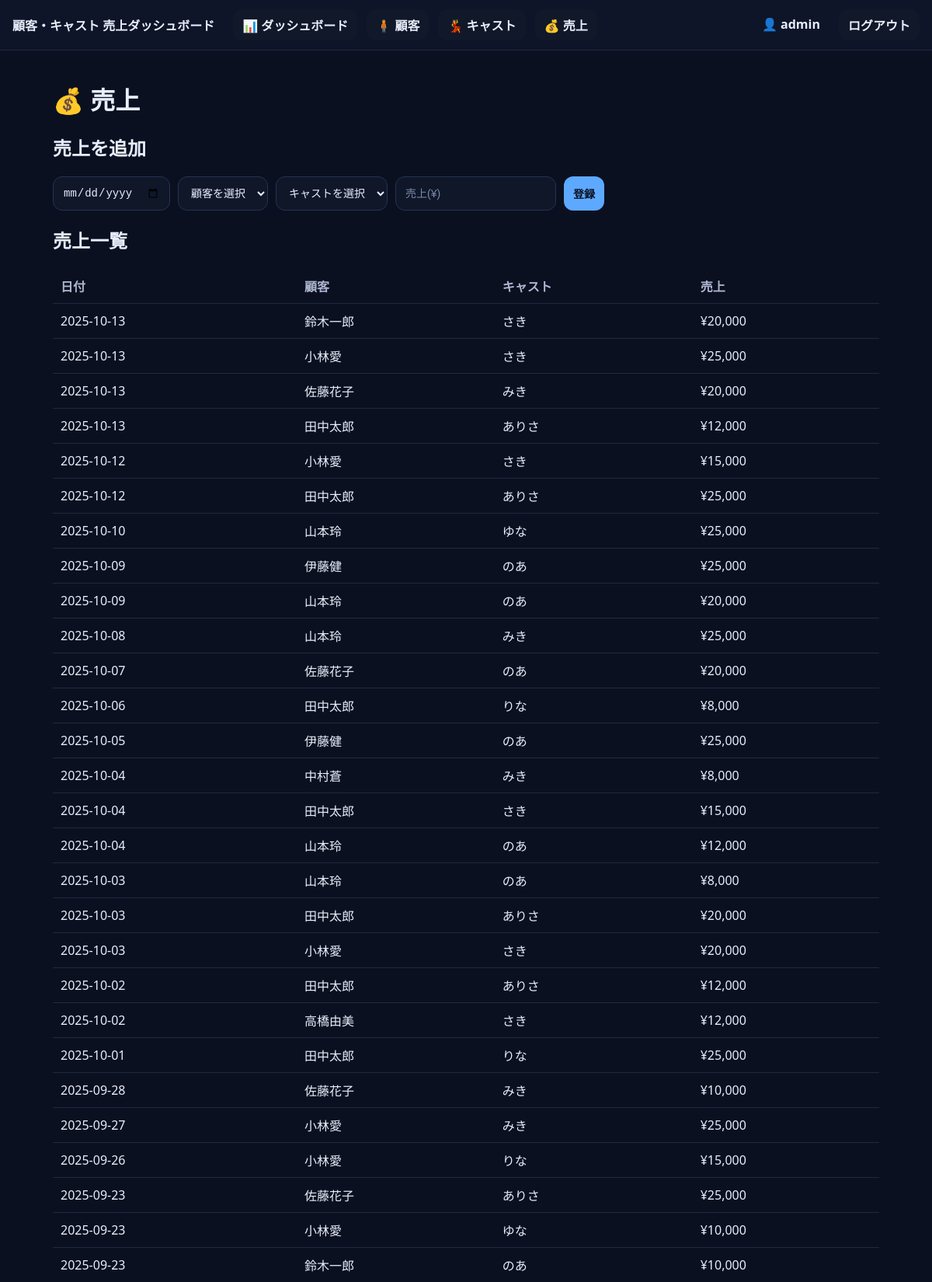
/sales (signed in, upper part), run on the app's committed database.
### tables this page shows
CREATE TABLE sales (id INTEGER PRIMARY KEY AUTOINCREMENT, date TEXT NOT NULL, customer_id INTEGER NOT NULL, cast_id INTEGER NOT NULL, amount INTEGER NOT NULL, FOREIGN KEY (customer_id) REFERENCES customers(id) ON DELETE CASCADE, FOREIGN KEY (cast_id) REFERENCES casts(id) ON DELETE CASCADE);

CREATE TABLE customers (id INTEGER PRIMARY KEY AUTOINCREMENT, name TEXT NOT NULL UNIQUE, birthday TEXT, age INTEGER, first_visit TEXT, visit_count INTEGER DEFAULT 0, avg_amount REAL DEFAULT 0, total_amount INTEGER DEFAULT 0);

CREATE TABLE casts (id INTEGER PRIMARY KEY AUTOINCREMENT, name TEXT NOT NULL UNIQUE, joined_year INTEGER);

### main.py (the view)
@app.get("/sales", response_class=HTMLResponse)
def sales(request: Request):
    redir = require_login(request)
    if redir: return redir
    conn = get_db()
    sales = conn.execute("SELECT s.id, s.date, cu.name customer, ca.name cast, s.amount FROM sales s JOIN customers cu ON cu.id=s.customer_id JOIN casts ca ON ca.id=s.cast_id ORDER BY s.date DESC, s.id DESC").fetchall()
    customers = conn.execute("SELECT id,name FROM customers ORDER BY name").fetchall()
    casts = conn.execute("SELECT id,name FROM casts ORDER BY name").fetchall()
    return templates.TemplateResponse("sales.html", {"request": request, "sales": sales, "customers": customers, "casts": casts})

### templates/sales.html (shortened to what this page needs)
{% extends "base.html" %}{% block content %}
<h1>💰 売上</h1>
<h2>売上を追加</h2>
<form method="post" action="/sales/add" class="form-row">
  <input type="date" name="date" required>
  <select name="customer_id" required>
    <option value="">顧客を選択</option>
  </select>
  <select name="cast_id" required>
    <option value="">キャストを選択</option>
  </select>
  <input type="number" name="amount" placeholder="売上(¥)" min="1" required>
  <button type="submit" class="primary">登録</button>
</form>
<h2>売上一覧</h2>
<table class="table"><thead><tr><th>日付</th><th>顧客</th><th>キャスト</th><th>売上</th></tr></thead><tbody>
{% for s in sales %}
<tr><td>{{ s["date"] }}</td><td>{{ s["customer"] }}</td><td>{{ s["cast"] }}</td><td>¥{{ "{:,}".format(s["amount"]) }}</td></tr>
{% endfor %}
</tbody></table>
{% endblock %}

### static/style.css (style rules this page uses)
:root { --bg: #0b1020; --card: #141a2a; --text: #e9eefc; --muted: #aeb7d1; --accent: #5da9ff; --accent-strong: #7fc1ff; --border: #1f2940; }
* { box-sizing: border-box; }
html, body { height: 100%; }
body { margin: 0; background: var(--bg); color: var(--text); font-family: "Noto Sans JP", "Hiragino Kaku Gothic ProN", "Yu Gothic UI", system-ui, -apple-system, Segoe UI, Roboto, sans-serif; -webkit-font-smoothing: antialiased; -moz-osx-font-smoothing: grayscale; }
.form-row { display: flex; flex-wrap: wrap; gap: 10px; margin: 12px 0; }
.form-row input, .form-row select, .form-row button { padding: 12px 12px; border-radius: 12px; border: 1px solid #243355; background: #0f1729; color: var(--text); font-size: 14px; }
.form-row input::placeholder { color: #7c89a9; }
button { background: #17315e; cursor: pointer; }
button.primary { background: var(--accent); color: #0c1224; font-weight: 800; border: none; }
.table { width: 100%; border-collapse: collapse; margin-top: 10px; }
.table th, .table td { border-bottom: 1px solid var(--border); padding: 10px; text-align: left; white-space: nowrap; }
.table th { color: var(--muted); font-weight: 600; }

### data on the page
sales: date "2025-10-13", customer "鈴木一郎", cast "さき", amount "20,000"
sales: date "2025-10-13", customer "小林愛", cast "さき", amount "25,000"
sales: date "2025-10-13", customer "佐藤花子", cast "みき", amount "20,000"
sales: date "2025-10-13", customer "田中太郎", cast "ありさ", amount "12,000"
sales: date "2025-10-12", customer "小林愛", cast "さき", amount "15,000"
sales: date "2025-10-12", customer "田中太郎", cast "ありさ", amount "25,000"
sales: date "2025-10-10", customer "山本玲", cast "ゆな", amount "25,000"
sales: date "2025-10-09", customer "伊藤健", cast "のあ", amount "25,000"
sales: date "2025-10-09", customer "山本玲", cast "のあ", amount "20,000"
sales: date "2025-10-08", customer "山本玲", cast "みき", amount "25,000"
sales: date "2025-10-07", customer "佐藤花子", cast "のあ", amount "20,000"
sales: date "2025-10-06", customer "田中太郎", cast "りな", amount "8,000"
sales: date "2025-10-05", customer "伊藤健", cast "のあ", amount "25,000"
sales: date "2025-10-04", customer "中村蒼", cast "みき", amount "8,000"
sales: date "2025-10-04", customer "田中太郎", cast "さき", amount "15,000"
sales: date "2025-10-04", customer "山本玲", cast "のあ", amount "12,000"
sales: date "2025-10-03", customer "山本玲", cast "のあ", amount "8,000"
sales: date "2025-10-03", customer "田中太郎", cast "ありさ", amount "20,000"
sales: date "2025-10-03", customer "小林愛", cast "さき", amount "20,000"
sales: date "2025-10-02", customer "田中太郎", cast "ありさ", amount "12,000"
sales: date "2025-10-02", customer "高橋由美", cast "さき", amount "12,000"
sales: date "2025-10-01", customer "田中太郎", cast "りな", amount "25,000"
sales: date "2025-09-28", customer "佐藤花子", cast "みき", amount "10,000"
sales: date "2025-09-27", customer "小林愛", cast "みき", amount "25,000"
sales: date "2025-09-26", customer "小林愛", cast "りな", amount "15,000"
sales: date "2025-09-23", customer "佐藤花子", cast "ありさ", amount "25,000"
sales: date "2025-09-23", customer "小林愛", cast "ゆな", amount "10,000"
sales: date "2025-09-23", customer "鈴木一郎", cast "のあ", amount "10,000"

### other printed values
{{ request.session['user']['username'] }} "admin"
